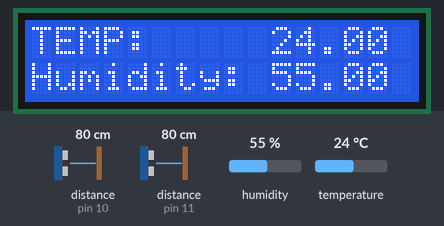
The sketch below on a simulated Arduino Uno, built with avr-gcc and run on an emulated ATmega328P. On the bench: 16×2 character LCD. Wiring (inferred from the names in the program): 2 × ultrasonic range finder: trigger pin 9, echo pin 10 / trigger pin 12, echo pin 11. The test bench sets the inputs (shaded band); at power-on: distance to the obstacle (sensors on pin 10, pin 11) 80 cm, humidity 55 %, temperature 24 °C. The echo pulse lasts 58.3 µs per cm; what the sketch prints to the serial monitor is not drawn.

Above: at 2.1 s.
2.2 s: distance to the obstacle (sensor on pin 10) set to 17 cm
5.5 s: distance to the obstacle (sensor on pin 10) set to 14 cm
At 7.8 s:
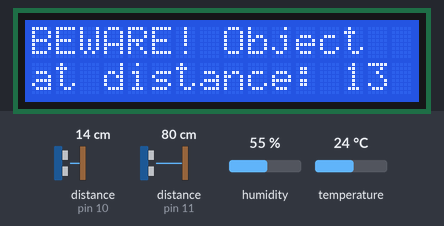
8.7 s: distance to the obstacle (sensor on pin 11) set to 2 cm
At 11.3 s:
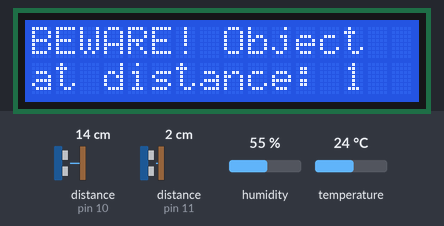
11.6 s: distance to the obstacle (sensor on pin 11) set to 4 cm
At 13.5 s:
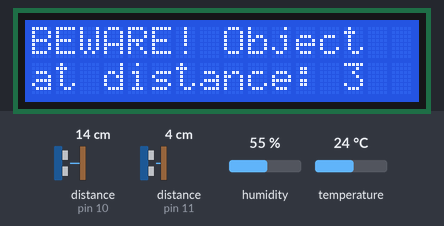
14.4 s: distance to the obstacle (sensor on pin 11) set to 9 cm
At 16.8 s:
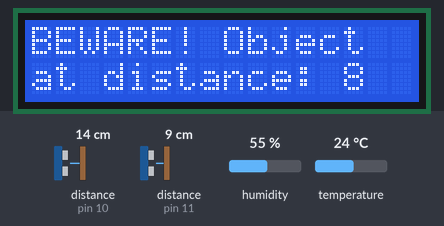
Timing chart, 0 to 18.3 s (numbered marks = the images above; inputs shaded):
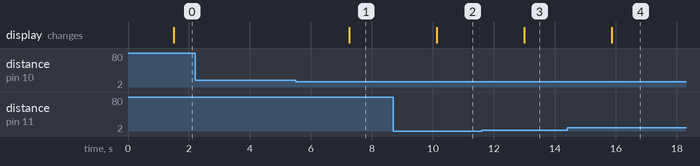

Measured:
- the behaviour switches between 16 and 15 cm on distance to the obstacle (sensor on pin 10) (found by bisection; images 0 and 1)
- after the input at 2.2 s, every drawn part: stays the same
- after the input at 5.5 s, the display: changes after 1.8 s (image 1)
- after the input at 8.7 s, the display: changes after 1.4 s (image 2)
- after the input at 11.6 s, the display: changes after 1.4 s (image 3)
- after the input at 14.4 s, the display: changes after 1.5 s (image 4)

The sketch:

finalEC.ino
```cpp
#define ECHOPIN 10 // Pin to receive echo pulse
#define TRIGPIN 9 // Pin to send trigger pulse

#define ECHOPIN1 11 // Pin to receive echo pulse
#define TRIGPIN1 12 // Pin to send trigger pulse

#include <dht.h>
dht DHT;
#define DHT11_PIN 8

#include <LiquidCrystal.h>
const int rs = 2, en = 3, d4 = 4, d5 = 5, d6 = 6, d7 = 7;
LiquidCrystal lcd(rs, en, d4, d5, d6, d7);

void setup(){
 Serial.begin(9600); //
 pinMode(ECHOPIN, INPUT);
 pinMode(TRIGPIN, OUTPUT);

 pinMode(ECHOPIN1, INPUT);
 pinMode(TRIGPIN1, OUTPUT);

 lcd.begin(16, 2);
 lcd.print("hello, Sahil!");
}

void loop(){

//  if(10) Serial.println("yo");
//  delay(1000);

  //sr05_1
 digitalWrite(TRIGPIN, LOW); // Set the trigger pin to low for 2uS
 delayMicroseconds(2);
 digitalWrite(TRIGPIN, HIGH); // Send a 10uS high to trigger ranging
 delayMicroseconds(10);
 digitalWrite(TRIGPIN, LOW); // Send pin low again
 int distance = pulseIn(ECHOPIN, HIGH); // Read in times pulse
 distance= distance/58; // Calculate distance from time of pulse
 Serial.print("Sensor 1: ");
 Serial.println(distance);
 delay(200); // Wait 50mS before next ranging

  //sr05_2
 digitalWrite(TRIGPIN1, LOW); // Set the trigger pin to low for 2uS
 delayMicroseconds(2);
 digitalWrite(TRIGPIN1, HIGH); // Send a 10uS high to trigger ranging
 delayMicroseconds(10);
 digitalWrite(TRIGPIN1, LOW); // Send pin low again
 int distance1 = pulseIn(ECHOPIN1, HIGH); // Read in times pulse
 distance1= distance1/58; // Calculate distance from time of pulse
 Serial.print("Sensor 2: ");
 Serial.println(distance1);
 delay(200); // Wait 50mS before next ranging

  //dht
 int chk = DHT.read11(DHT11_PIN);
 float t = DHT.temperature;
 float h = DHT.humidity;
 Serial.print("Temperature = ");
 Serial.println(t);
 Serial.print("Humidity = ");
 Serial.println(h);
 delay(1000);

  //lcd
 if(distance<15 || distance1<15){
    lcd.clear();
    lcd.print("BEWARE! Object");
    lcd.setCursor(0, 1);
    lcd.print("at distance: ");
    lcd.print(min(distance,distance1));
  }
 else{
   lcd.clear();
   lcd.print("TEMP:     ");
   lcd.print(t);
   lcd.setCursor(0, 1);
   lcd.print("Humidity: ");
   lcd.print(h);
 }

}
```
